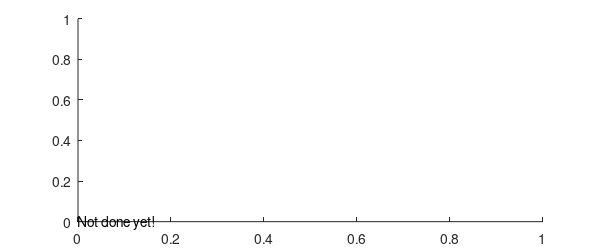

MATLAB code for this plot:
function margin_distribution

% margin_distribution.m
% Jeremy Barnes, 17/10/1999
% $Id$

global EPSFILENAME

figure(1);  clf;
text(0, 0, 'Not done yet!');


set(1, 'paperposition', [0 0 6 2.5]);

print(EPSFILENAME, '-f1','-deps');
